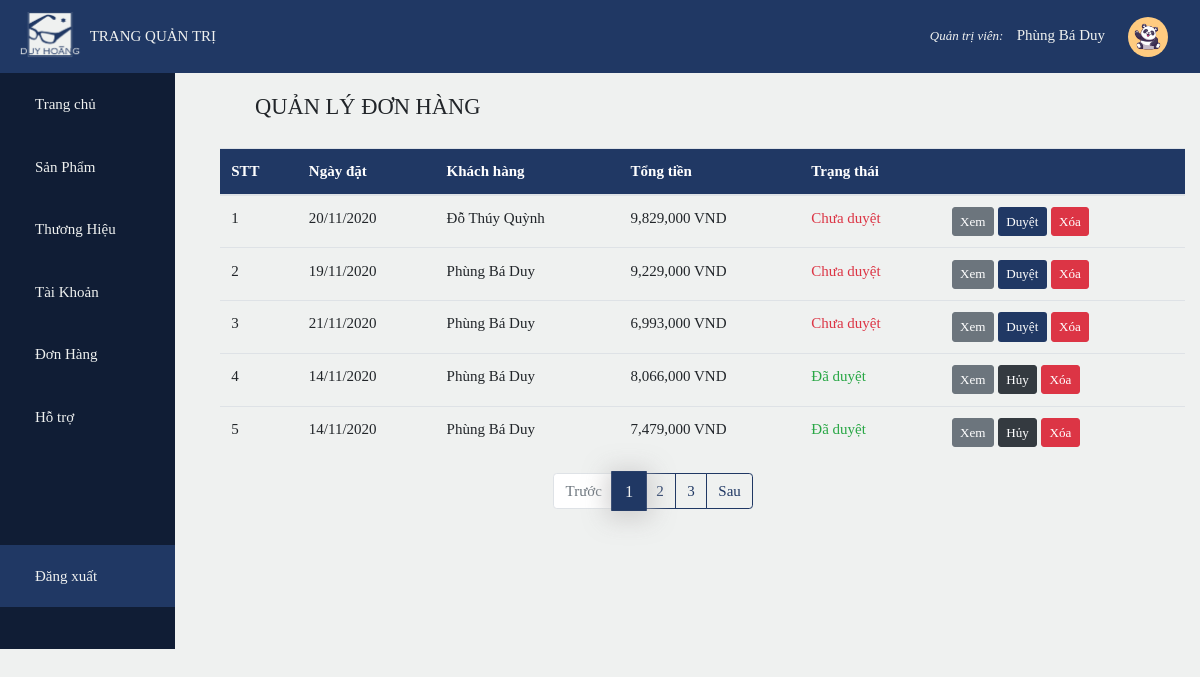
/admin/index.php?page=o&pg=1 (signed in), run on the app's committed database.
### tables this page shows
CREATE TABLE `account` (
  `id` int(11) NOT NULL,
  `name` varchar(50) DEFAULT NULL,
  `username` varchar(50) DEFAULT NULL,
  `password` varchar(50) DEFAULT NULL,
  `admin` bit(1) DEFAULT NULL,
  `phone` varchar(20) DEFAULT NULL,
  `address` varchar(255) DEFAULT NULL,
  `image` varchar(50) DEFAULT 'avatar.png'
);

CREATE TABLE `bills` (
  `id` int(10) UNSIGNED NOT NULL,
  `id_customer` int(11) DEFAULT NULL,
  `date_order` date DEFAULT NULL,
  `total` float DEFAULT NULL,
  `status` bit(1) DEFAULT b'0'
);

### admin/bills/bills.php (the view, shortened to what this page needs)
<?php
    require_once('../db_config/db_connect.php');
    $sql_qty = 'select count(id) as qty from bills';
    $result_qty = mysqli_query($conn,$sql_qty);
    $row = mysqli_fetch_array($result_qty);
    $total_Product = $row['qty'];
    $product_perPage = 5;
    $total_Page = ceil($total_Product / $product_perPage);
    if(isset($_GET['pg']))
        $current_Page = $_GET['pg'];
    $index = ($current_Page - 1)*$product_perPage;
    $sql = 'Select * from account join bills
            on account.id = bills.id_customer order by status limit '.$index.', '.$product_perPage.'';
    $result = mysqli_query($conn,$sql);
?>
<div class="container detail">
    <div class="top">
        <h4 class="text-color"><i class="fas fa-box-open"></i>QUẢN LÝ ĐƠN HÀNG</h4>
    </div>
    <table class="table table-hover">
        <thead class="bg-color text-white">
            <tr>
                <th>STT</th>
                <th>Ngày đặt</th>
                <th>Khách hàng</th>
                <th>Tổng tiền</th>
                <th>Trạng thái</th>
                <th colspan="2"></th>
            </tr>
        </thead>
        <tbody>
            <?php
                $i = 1;
                while($row = mysqli_fetch_array($result))
                {
                    echo '
                    <tr>
                        <td>'.$i++.'</td>
                        <td>'.date('d/m/Y',strtotime($row['date_order'])).'</td>
                        <td>'.$row['name'].'</td>
                        <td>'.number_format($row['total']).' VND</td>';
                        if($row['status']==1)
                            echo'<td class="text-success">Đã duyệt</td>';
                        else echo '<td class="text-danger">Chưa duyệt</td>';
                        echo '
                        <td>
                            <a class="btn btn-sm btn-secondary" href="index.php?page=od&id='.$row['id'].'&pg=1">Xem</a>';
                            if($row['status']==1)
                                echo'<a class="btn btn-sm btn-dark ml-1" href="bills/checkstt.php?id='.$row['id'].'&stt=1">Hủy</a>';
                            else echo '<a class="btn btn-sm btn-color ml-1" href="bills/checkstt.php?id='.$row['id'].'&stt=0">Duyệt</a>';
                        echo '<a class="btn btn-sm btn-danger ml-1" href="bills/delete.php?id='.$row['id'].'">Xóa</a>
                        </td>
                    </tr>';
                }
            ?>
        </tbody>
    </table>
</div>
<ul class="pagination mx-auto" style="width: 30%">
        <?php
            if($_GET['pg']>1)
                echo '
                <li class="page-item">
                    <a class="page-link" href="?page=o&pg='.($_GET['pg']-1).'">Trước</a>
                </li>';
            else echo '
                <li class="page-item disabled">
                    <a class="page-link" href="#">Trước</a>
                </li>';
            for($i=1;$i<=$total_Page;$i++)
            {
                if($i==$_GET['pg'])
                echo '
                <li class="page-item active">
                    <a class="page-link" href="?page=o&pg='.$i.'">'.$i.'<span class="sr-only">(current)</span></a>
                </li>';
                else echo '<li class="page-item"><a class="page-link" href="?page=o&pg='.$i.'">'.$i.'</a></li>';
            }
            if($_GET['pg']<$total_Page)
                echo '
                <li class="page-item">
                    <a class="page-link" href="?page=o&pg='.($_GET['pg']+1).'">Sau</a>
                </li>';
            else echo '
                <li class="page-item disabled">
                    <a class="page-link" href="#">Sau</a>
                </li>';
        ?>
</ul>

### admin/style.css (style rules this page uses)
:root { --mainColor:#203864; --bgColor:#eff1f0; }
* { font-family: Bahnschrift Light; font-size: 15px; scroll-behavior: smooth; box-sizing: border-box; }
body { background-color: var(--bgColor); }
.page-item.active .page-link { color: var(--bgColor); background-color: var(--mainColor); border-color: var(--mainColor); -webkit-box-shadow: 0px 3px 21px 5px rgba(202, 201, 201, 0.81); box-shadow: 0px 3px 21px 5px rgba(202, 201, 201, 0.81); transform: scale(1.1,1.1); }
.page-link { background-color:var(--bgColor); color: var(--mainColor); border-color: var(--mainColor); }
.bg-color { background-color: var(--mainColor); }
.btn-color { color: white; background-color: var(--mainColor); }
.top { display: flex; padding: 20px; justify-content: space-between; }

### data on the page
account: bills.date_order "20/11/2020", name "Đỗ Thúy Quỳnh", bills.total "9,829,000", shows "Chưa duyệt"
account: bills.date_order "19/11/2020", name "Phùng Bá Duy", bills.total "9,229,000", shows "Chưa duyệt", bills.date_order "21/11/2020", bills.total "6,993,000", bills.date_order "14/11/2020", bills.total "8,066,000", bills.total "7,479,000"

### other printed values
$_SESSION['name'] "Phùng Bá Duy"
